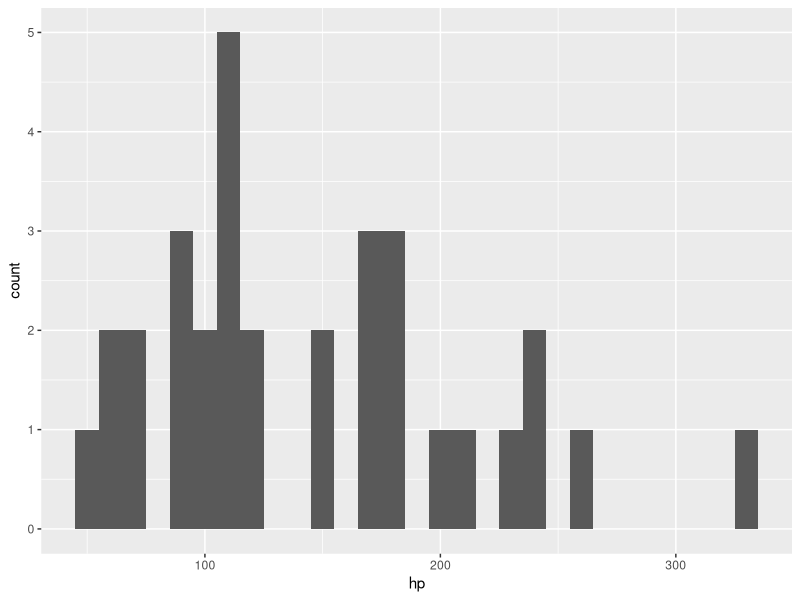
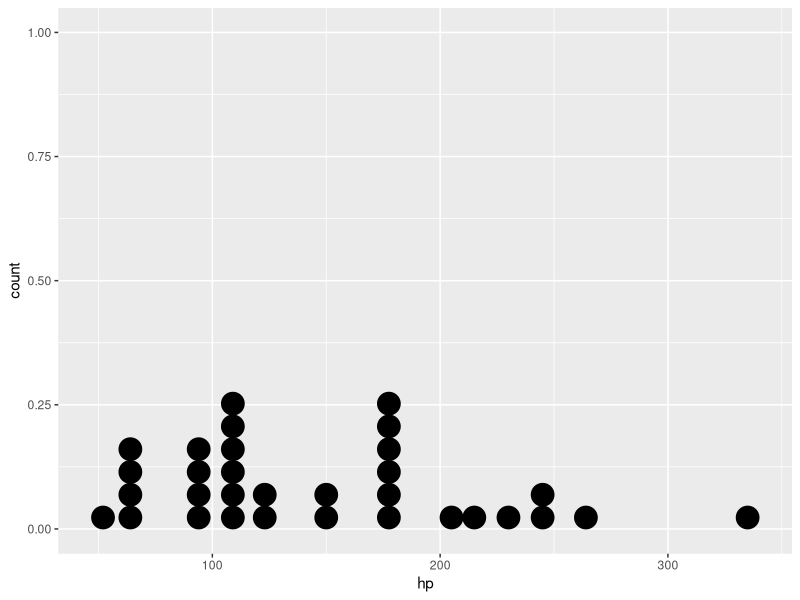
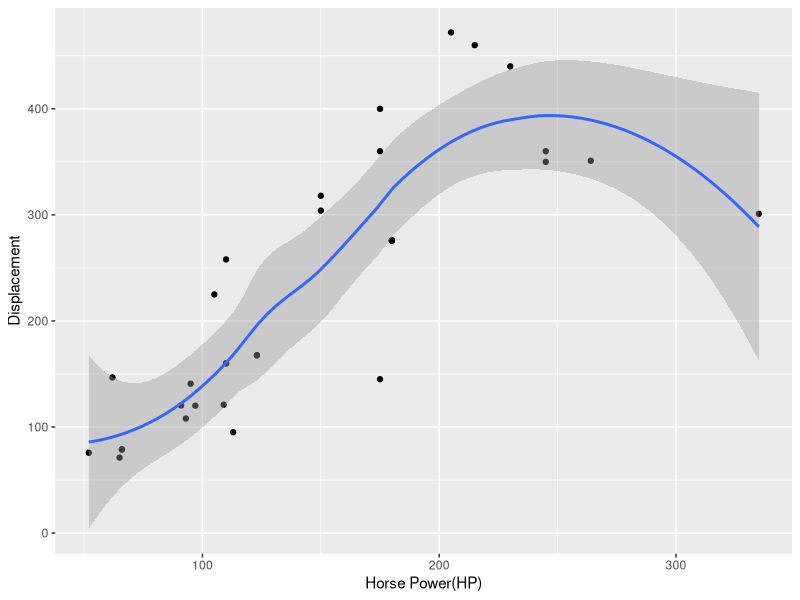
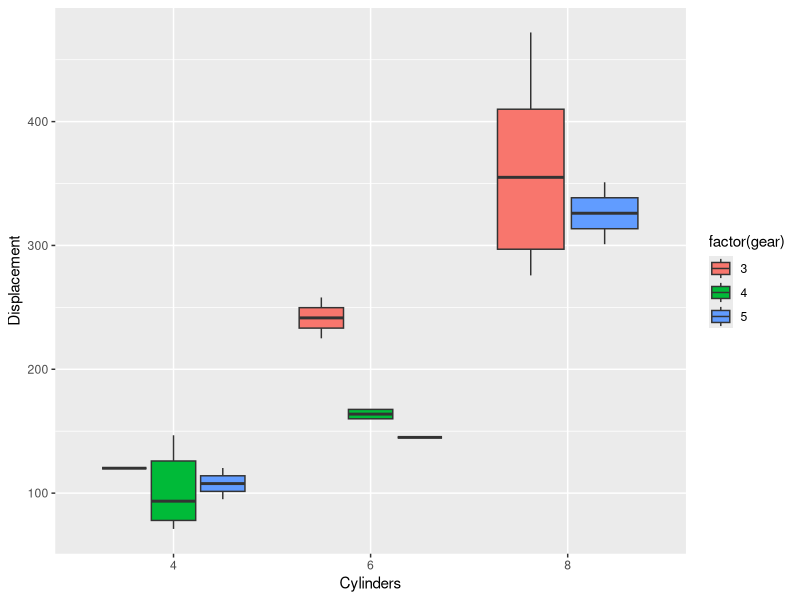
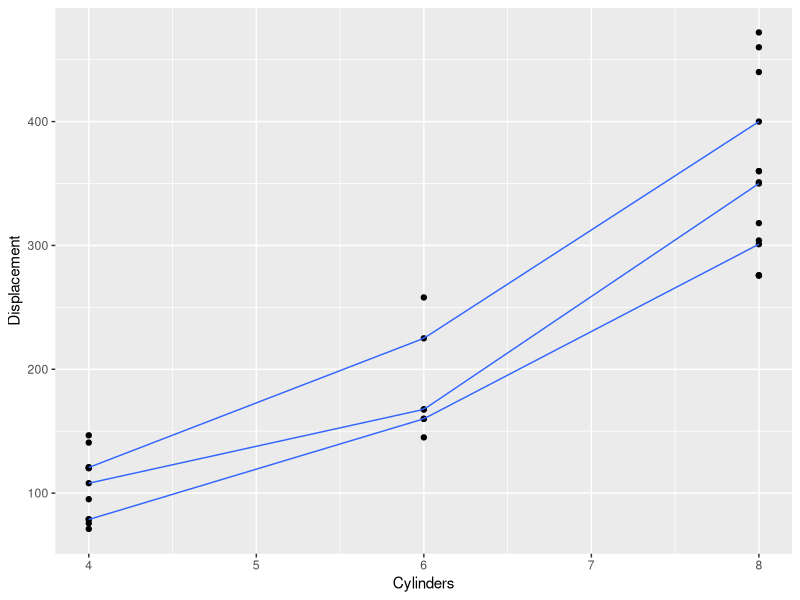

These charts were generated, in order, by the following R code:
## ---- chunk 1
knitr::opts_chunk$set(echo = TRUE)
## ---- chunk 2
library(ggplot2)
par(mfrow=c(1,2))
g1<-ggplot(mtcars, aes(x=hp))
g1+geom_histogram(binwidth = 10)
g1+geom_dotplot(binwidth =10)
g2<-ggplot(mtcars, aes(x=hp, y=disp))
g2+geom_point()+geom_smooth()+xlab("Horse Power(HP)")+ylab("Displacement")
## ---- chunk 3
g3<-ggplot(mtcars, aes(x=factor(cyl), y=disp, fill=factor(gear)))
g3+geom_boxplot()+xlab("Cylinders")+ylab("Displacement")
g4<-ggplot(mtcars, aes(x=cyl,y=disp))
g4+geom_point()+geom_quantile(method="rqss")+xlab("Cylinders")+ylab("Displacement")
